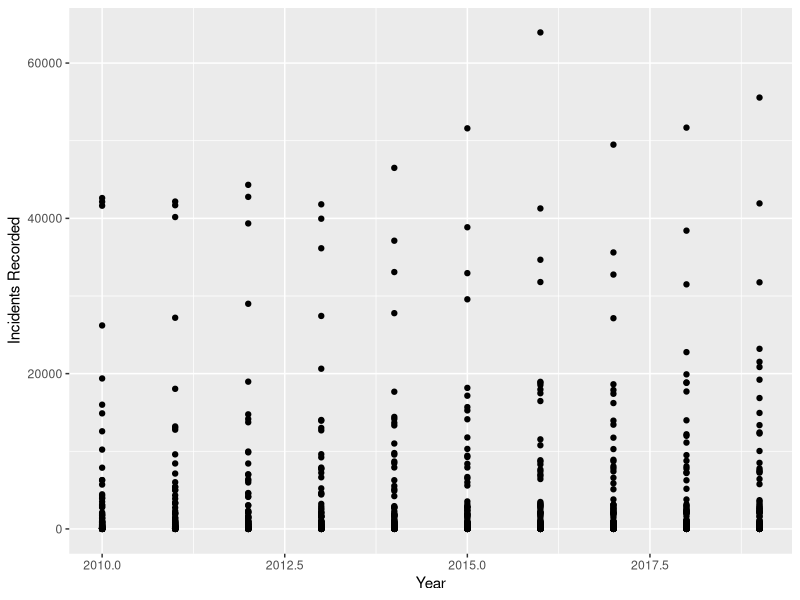

Generate this figure with R:
## ---- chunk 1
knitr::opts_chunk$set(echo = FALSE, message = FALSE, warning = FALSE)
library(tidyverse)
library(dplyr)
## ---- chunk 2
Data_vis <- read_csv("Data_Tables_Criminal_Incidents_Visualisation_Year_Ending_December_2019.csv")
Data_vis
## ---- chunk 3
tbl <- Data_vis %>%
  ggplot(aes(x=Year,y=`Incidents Recorded`)) +
  geom_point()
tbl
